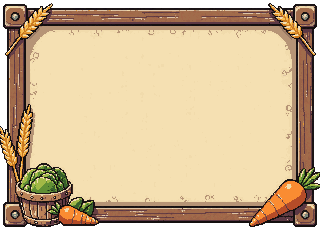
#> input picture docs/assets/cover_refs/shop_bg.png, 320 x 232 px
$ python '生成发布封面-草案-作物换钱.py'
#> lines starting #> are read from the running program, lines starting #| are printed output that depends on the picture
# -*- coding: utf-8 -*-
"""多多卖菜 — 发布封面草案：GUI 羊皮纸底 + 作物 → ¥ + 右侧标题"""
from pathlib import Path

import numpy as np
from PIL import Image, ImageDraw, ImageFont

HERE = Path(__file__).resolve().parent
REFS = HERE / "cover_refs"
OUT = HERE / "hsv-sellveg-cover-draft-crops.png"

W, H = 1536, 1024
SHEAR = 0.14
WOOD = (74, 48, 32, 255)

LINES = [
    ("生存轻经营", 52),
    ("多多", 156),
    ("卖菜", 164),
    ("Minecraft模组发布", 68),
]

TITLE_LEFT = 720
AFFILIATE_TOP = 150
TITLE1_TOP = 300
TITLE2_TOP = 510
BOTTOM_TOP = 790
TEXT_FILL = (58, 38, 24, 255)
TEXT_SHADOW = (255, 255, 255, 120)

CROPS = [
    ("wheat.png", 0, 0),
    ("carrot.png", 28, 52),
    ("potato.png", -18, 104),
    ("beetroot.png", 34, 150),
]

FONT_CANDIDATES = [
    r"C:\Windows\Fonts\Noto Sans SC Bold (TrueType).otf",
    r"C:\Windows\Fonts\msyhbd.ttc",
    r"C:\Windows\Fonts\msyhbd.ttc",
]


# [7 lines left out: function load_font, not called in this run]


def scale_icon(path: Path, scale: int) -> Image.Image:
    img = Image.open(path).convert("RGBA")
    return img.resize((img.width * scale, img.height * scale), Image.Resampling.NEAREST)


def draw_bg(canvas: Image.Image):
    shop = Image.open(REFS / "shop_bg.png").convert("RGBA")
    # 铺满画布：先铺木色，再最近邻放大 GUI（保留像素感）
    canvas.paste(WOOD, (0, 0, W, H))
    scale = max(W / shop.width, H / shop.height)
    sw, sh = int(shop.width * scale), int(shop.height * scale)
    big = shop.resize((sw, sh), Image.Resampling.NEAREST)
    ox, oy = (W - sw) // 2, (H - sh) // 2
    canvas.alpha_composite(big, (ox, oy))


# [41 lines left out: functions draw_arrow, draw_yen, render_line, not called in this run]


def paste_line(base: Image.Image, layer: Image.Image, left: int, top: int, center: bool = False):
    x = left - layer.width // 2 if center else left
    base.alpha_composite(layer, (x, top))


def main():
    base = Image.new("RGBA", (W, H), WOOD)
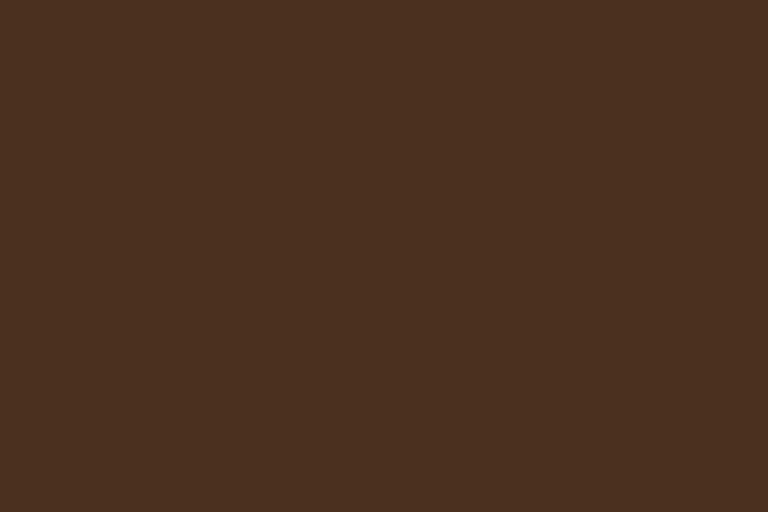
#> base: PIL image 1536x1024 RGBA (shown at 1/2 size); mean R, G, B, A 74, 48, 32, 255
    draw_bg(base)
#> in draw_bg, shop is the input picture: PIL image 320x232 RGBA; mean R, G, B, A 184.9, 160.7, 125.2, 231
#> in draw_bg, `big = shop.resize((sw, sh), Image.Resampling.NEAREST)`:
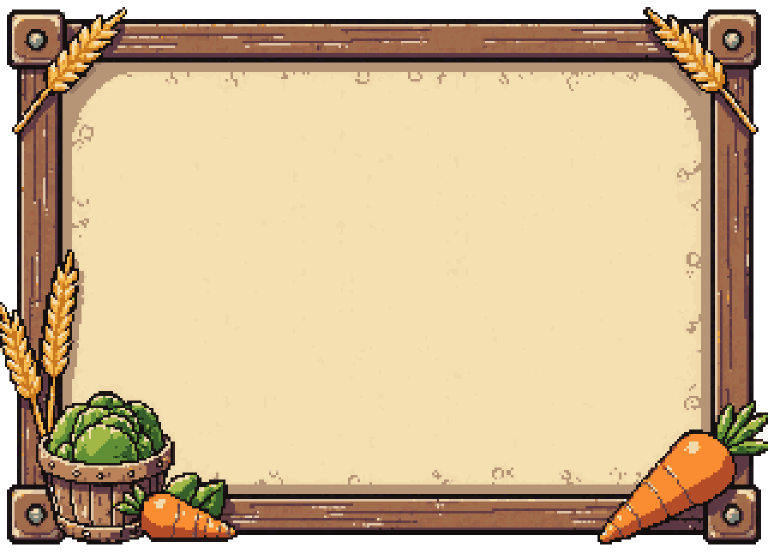
#> big: PIL image 1536x1113 RGBA (shown at 1/2 size); mean R, G, B, A 184.9, 160.7, 125.2, 231.1; transparent parts drawn white
#> in draw_bg, `canvas.alpha_composite(big, (ox, oy))`:
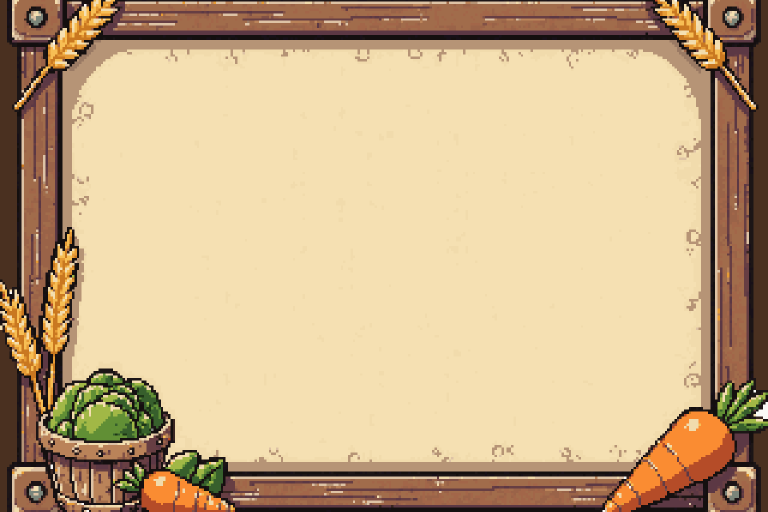
#> canvas: PIL image 1536x1024 RGBA (shown at 1/2 size); mean R, G, B, A 202.1, 175.3, 136.4, 255
    draw = ImageDraw.Draw(base)

    # 左侧：作物簇 → 箭头 → ￥（避开 GUI 左下角装饰，放在偏上区域）
    crop_scale = 9
    origin_x, origin_y = 120, 330
    for name, ox, oy in CROPS:
        icon = scale_icon(REFS / "vanilla" / name, crop_scale)
        base.alpha_composite(icon, (origin_x + ox, origin_y + oy))

    arrow_x = origin_x + 210
    arrow_y = origin_y + 70
    draw_arrow(draw, arrow_x, arrow_y)
    draw_yen(draw, arrow_x + 210, origin_y + 10)

    fonts = [load_font(size) for _, size in LINES]
    layers = [render_line(text, font) for (text, _), font in zip(LINES, fonts)]
    title_w = max(layers[1].width, layers[2].width)
    aff_center_x = TITLE_LEFT + title_w // 2
    paste_line(base, layers[0], aff_center_x, AFFILIATE_TOP, center=True)
    paste_line(base, layers[1], TITLE_LEFT, TITLE1_TOP)
    paste_line(base, layers[2], TITLE_LEFT, TITLE2_TOP)
    paste_line(base, layers[3], TITLE_LEFT, BOTTOM_TOP)

    base.save(OUT)
    print(f"Wrote {OUT} ({W}x{H})")


if __name__ == "__main__":
#> (the run stopped early here; a loop or call above may not have finished)
